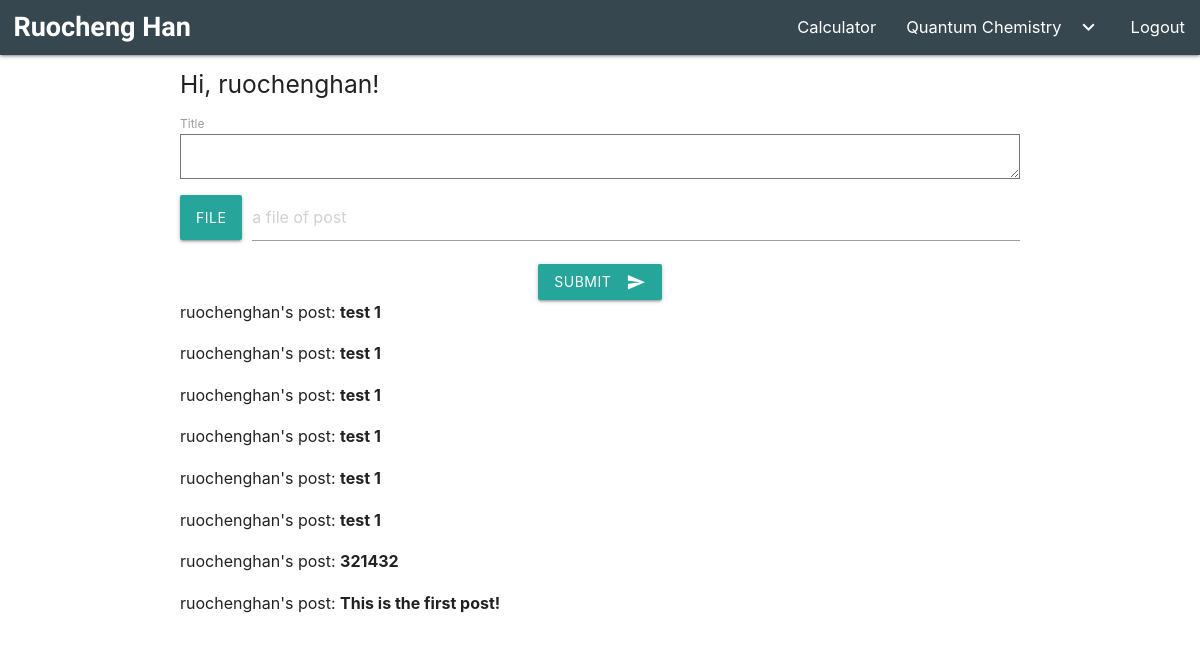
Screenshot of /blog_upload (signed in) with the database file from the repository.
### app/models.py (models this page shows, shortened)
class User(UserMixin, db.Model):
  id = db.Column(db.Integer, primary_key=True)
  username = db.Column(db.String(64), index=True, unique=True)
  email = db.Column(db.String(120), index=True, unique=True)
  password_hash = db.Column(db.String(128))
  posts = db.relationship('Post', backref='author', lazy='dynamic')

class Post(db.Model):
  id = db.Column(db.Integer, primary_key=True)
  body = db.Column(db.String(140))
  timestamp = db.Column(db.DateTime, index=True, default=datetime.utcnow)
  user_id = db.Column(db.Integer, db.ForeignKey('user.id'))

### app/routes.py (the view, shortened to what this page needs)
@app.route('/blog_upload', methods=['GET', 'POST'])
def blog_upload():
  if not current_user.is_authenticated:
    return redirect(url_for('login'))
  form = PostForm()
  posts = Post.query.order_by(Post.timestamp.desc()).all()
  return render_template('blog_upload.html', posts=posts, form=form)

### app/forms.py
class PostForm(FlaskForm):
  post = TextAreaField('Title', validators=[
    DataRequired(), Length(min=1, max=140)])

### app/models.py (called while the page is built)
@login.user_loader
def load_user(id):
    return User.query.get(int(id))

### app/templates/blog_upload.html (shortened to what this page needs)
{% extends "base.html" %}
{% block content %}
  <div class = "row container ">
  <h5>Hi, {{ current_user.username }}!</h5>
  <form method="post" enctype = "multipart/form-data">
    <p>
      {{ form.post.label }}<br>
      {{ form.post(cols=16, rows=1) }}<br>
    </p>
    <div class="file-field input-field">
      <div class="waves-effect waves-light btn">
        <span>File</span>
      </div>
      <div class="file-path-wrapper">
        <input class="file-path validate" type="text" placeholder="a file of post">
      </div>
    </div>
    <div class="center-align col s12">
    <button class="waves-effect waves-light btn" type="submit" name="submit">Submit
    <i class="material-icons right">send</i>
    </button>
    </div>
  </form>
  {% for post in posts %}
  <p>
  {{ post.author.username }}'s post: <b>{{ post.body }}</b>
  </p>
  {% endfor %}
  </div>
{% endblock %}

### rows the page displays
User: username "ruochenghan"
Post: author.username "ruochenghan", body "test 1"
Post: author.username "ruochenghan", body "test 1"
Post: author.username "ruochenghan", body "test 1"
Post: author.username "ruochenghan", body "test 1"
Post: author.username "ruochenghan", body "test 1"
Post: author.username "ruochenghan", body "test 1"
Post: author.username "ruochenghan", body "321432"
Post: author.username "ruochenghan", body "This is the first post!"
